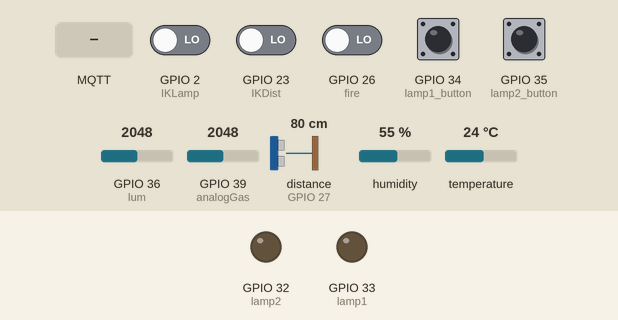
Simulated run of this sketch. Board: ESP32. Shown: output pins drawn as LEDs (lit = HIGH). Wiring (inferred from the names in the program): ultrasonic range finder: trigger GPIO 14; echo GPIO 27. The inputs (shaded band) are chosen by the test bench; at power-on: GPIO 2 (IKLamp), GPIO 23 (IKDist), GPIO 26 (fire), GPIO 34 (lamp1_button), GPIO 35 (lamp2_button) LOW, GPIO 36 (lum) = 2048, GPIO 39 (analogGas) = 2048, distance to the obstacle (sensor on GPIO 27) 80 cm, humidity 55 %, temperature 24 °C. The echo pulse lasts 58.3 µs per cm; WiFi joins after 1.5 s; servers stay silent unless stated; no MQTT or app messages arrive unless stated; pins used as bus, display or sensor lines are not drawn; what the sketch prints to the serial monitor is not drawn.

Above: at 2.7 s.
2.8 s: GPIO 34 (lamp1_button) pulled HIGH for 0.15 s
At 2.9 s:
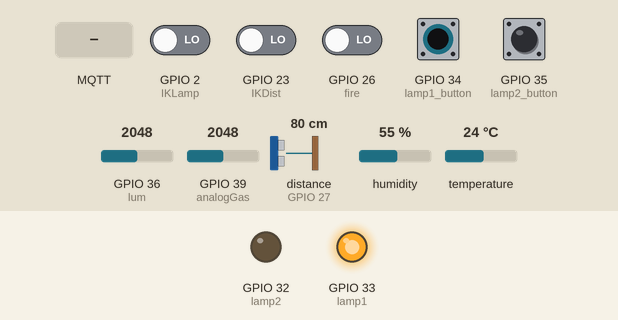
4.4 s: MQTT message "1" arrives on the second subscribed topic
At 12.28 s:
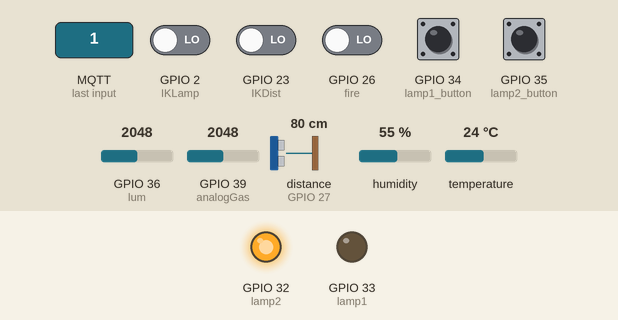
12.5 s: MQTT message "1" arrives on the first subscribed topic
At 13.6 s:
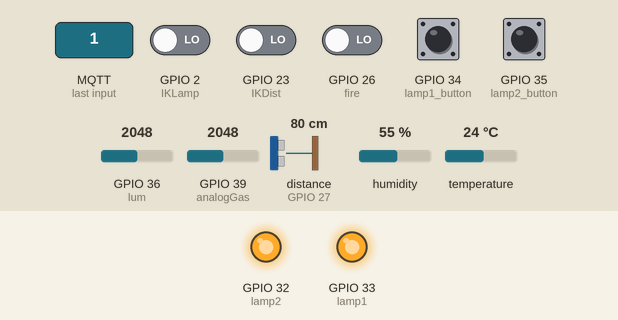
14.0 s: MQTT message "0" arrives on the first subscribed topic
At 14.8 s:
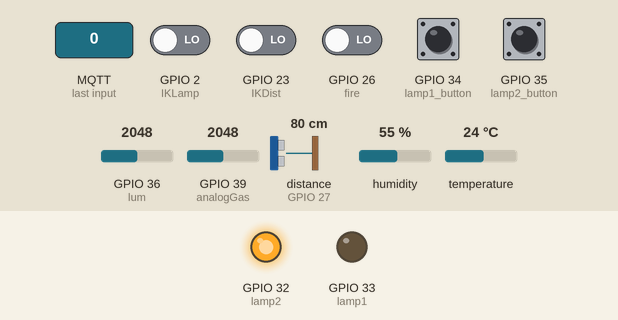
15.5 s: MQTT message "0" arrives on the second subscribed topic
At 15.9 s:
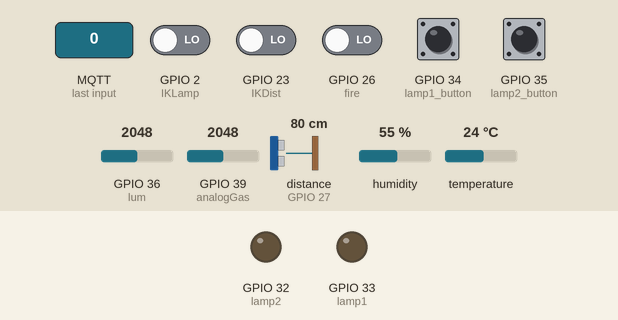
Timing chart, 0 to 18.0 s (numbered marks = the images above; inputs shaded):
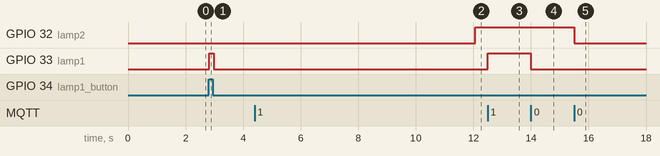

The sketch:

mqtt.ino
```cpp
#include <WiFi.h> //esp32
#include <PubSubClient.h>
#include "DHT.h"
#include <IRrecv.h>

#define lamp1 33  //33    //32
#define lamp2 32  //25    //33
#define lamp1_button 34   //35    //34
#define lamp2_button 35    //32    //35

#define fire 26
#define trigPin 14
#define echoPin 27
#define IKLamp 2
#define lum 36
#define IKDist 23
#define analogGas 39

#define relays_topic "ESP/Lampa"
#define relays_topic1 "ESP/Lampa1"
#define data_topic "ESP/data"
#define IK_topic "ESP/IK"
#define DHTPIN 15
#define DHTTYPE DHT21
uint16_t RECV_PIN = 22;

IRrecv irrecv(RECV_PIN);

decode_results results;
DHT dht(DHTPIN, DHTTYPE);


long duration;
int distance;
boolean lastbtnStat1 = false;
boolean lastbtnStat2 = false;
boolean btnPress1 = false;
boolean btnPress2 = false;
boolean r_state1 = false;
boolean r_state2 = false;
long last_mls = millis();
long lastMsg = 0;

const char* ssid = "ping";
const char* password = "103mag103";
const char* mqtt_server = "192.168.0.100";

WiFiClient espClient;
PubSubClient client(espClient);

void setup_wifi() {
  delay(10);
  Serial.println();

  Serial.print("Connecting to ");
  Serial.println(ssid);
  WiFi.begin(ssid, password);
  int i = 0;
  while (i < 20 && WiFi.status() != WL_CONNECTED) {
    delay(500);
    Serial.print(".");
    i++;
  }
  Serial.println("");
  Serial.println("WiFi connected");
  Serial.println("IP address: ");
  Serial.println(WiFi.localIP());
}

void reconnect() {
  int i = 0;
  while (i<3 && !client.connected()) {
    Serial.print("Attempting MQTT connection...");
    // Attempt to connect
    if (client.connect("arduinoClient_temperature_sensor")) {
      Serial.println("connected");
      client.subscribe(relays_topic);
      client.subscribe(relays_topic1);

    } else {
      Serial.print("failed, rc=");
      Serial.print(client.state());
      Serial.println(" try again in 5 seconds");
      delay(5000);
    }
  }
  i++;
}

void setup(){
  Serial.begin(115200);
  setup_wifi();
  client.setServer(mqtt_server, 1883);

  pinMode(lamp1, OUTPUT);
  pinMode(lamp2, OUTPUT);
  pinMode(lamp1_button, INPUT);
  pinMode(lamp2_button, INPUT);
  pinMode(fire, INPUT);
  pinMode(trigPin, OUTPUT);
  pinMode(echoPin, INPUT);
  pinMode(IKLamp, INPUT);
  pinMode(IKDist, INPUT);

  dht.begin();
  irrecv.enableIRIn();

  lastbtnStat1 = digitalRead(lamp1_button);
  lastbtnStat2 = digitalRead(lamp2_button);

  client.setCallback(callback);
}

void callback(char* topic, byte* payload, unsigned int length) {
  for (int i = 0; i < length; i++) {
    Serial.print((char)payload[i]);
  }
  Serial.println();
  if (String(topic) == relays_topic)
  {
    if ((char)payload[0] == '1') {
      r_state1 = true;
      digitalWrite(lamp1, r_state1);
    } else {
      r_state1 = false;
      digitalWrite(lamp1, r_state1);
    }
  }
  else if (String(topic) == relays_topic1)
  {
    if((char)payload[0] == '1'){
      r_state2 = true;
      digitalWrite(lamp2, r_state2);
  }
  else {
    r_state2 = false;
    digitalWrite(lamp2, r_state2);
    }
  }
}

void buttonF(){
  btnPress1 = digitalRead(lamp1_button);
  btnPress2 = digitalRead(lamp2_button);

  if (btnPress1 != lastbtnStat1){
    delay(30); // защита от дребезга
    btnPress1 = digitalRead(lamp1_button);
     if (btnPress1 != lastbtnStat1){
      r_state1 = !r_state1;

    digitalWrite(lamp1, r_state1);
    // публикуем изменение состояния реле на брокер
    client.publish(relays_topic, String(r_state1).c_str(), true);
    lastbtnStat1 = btnPress1;
     }
  }

    if (btnPress2 != lastbtnStat2){
    delay(30); // защита от дребезга
    btnPress2 = digitalRead(lamp2_button);
     if (btnPress2 != lastbtnStat2){
      r_state2 = !r_state2;

    digitalWrite(lamp2, r_state2);
    // публикуем изменение состояния реле на брокер
    client.publish(relays_topic1, String(r_state2).c_str(), true);
    lastbtnStat2 = btnPress2;
     }
  }
}

String humidity(){
  String data ="";
  float h = dht.readHumidity();
  float t = dht.readTemperature();
   if (isnan(t) || isnan(h))
   {
     Serial.println("Failed to read from DHT");
   }
   else
   {
     String temperature = String(t);
     String humidity = String(h);
     data += "\"temperature\":"; data += temperature; data += ",";
     data += "\"humidity\":"; data += humidity;
  }

  return data;
}

String Distance(){

  digitalWrite(trigPin, LOW);
  delayMicroseconds(2);

  // Sets the trigPin on HIGH state for 10 micro seconds
  digitalWrite(trigPin, HIGH);
  delayMicroseconds(10);
  digitalWrite(trigPin, LOW);

  // Reads the echoPin, returns the sound wave travel time in microseconds
  duration = pulseIn(echoPin, HIGH);

  // Calculating the distance
  distance = duration*0.034/2;

  return "\"distance\":" + String(distance);
}

String Fire(){
  return "\"fire\":" + String(digitalRead(fire));
}


String Gas(){
  return "\"gas\":" + String(analogRead(analogGas));
}

String ikLamp(){
  return "\"IKLamp\":" + String(digitalRead(IKLamp));
}

String getLum(){
  return "\"lum\":" + String(analogRead(lum));
}

String ikDist(){
  return "\"IKDist\":" + String(digitalRead(IKDist));
}

void loop(){
  client.loop();
  if (millis() - last_mls > 12000) {
      last_mls = millis();
      reconnect();
    }
  long now = millis();
  if (now - lastMsg > 3000) {
     lastMsg = now;

  String payload = "{";
  payload+=humidity();
  payload+=",";
  payload+=Distance();
  payload+=",";
  payload+=Fire();
  payload+=",";
  payload+=Gas();
  payload+=",";
  payload+=ikLamp();
  payload+=",";
  payload+=getLum();
  payload+=",";
  payload+=ikDist();
  payload += "}";
  char attributes[1000];
  payload.toCharArray( attributes, 1000 );
  client.publish( data_topic, attributes );
  }
  buttonF();

  if (irrecv.decode(&results)) {
    Serial.println((uint32_t) (results.value & 0xFFFFFFFF), DEC);
    client.publish(IK_topic, String((uint32_t) (results.value & 0xFFFFFFFF), DEC).c_str(), true);
    irrecv.resume();  // Receive the next value
  }
}
```

Measured:
- after the input at 2.8 s, GPIO 33 (lamp1): LOW → HIGH at once, → LOW 0.15 s later
- after the input at 4.4 s, GPIO 32 (lamp2): LOW → HIGH after 7.7 s
- after the input at 12.5 s, GPIO 33 (lamp1): LOW → HIGH at once
- after the input at 14.0 s, GPIO 33 (lamp1): HIGH → LOW at once
- after the input at 15.5 s, GPIO 32 (lamp2): HIGH → LOW at once
